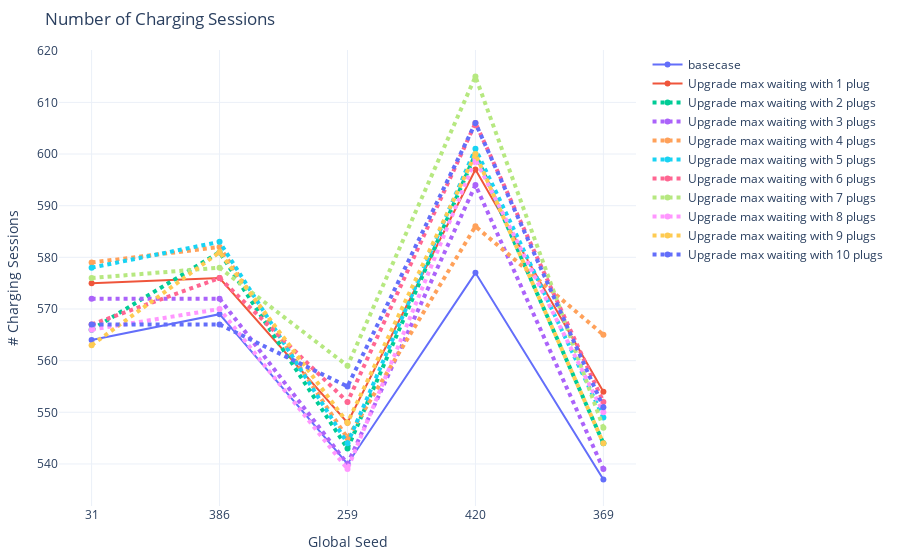

Notebook code for this chart:
### Markdown cell above
#### 5.3 Charging and Waiting Sessions

### Code cell
# charging_sessions count
fig = go.Figure()
fig.add_trace(go.Scatter(x=seeds, y=count_stats[(671 <= count_stats['analysis_id']) & (count_stats['analysis_id']<= 675)].sort_values('analysis_id')['cs_count'],
                    mode='lines+markers',
                    name='basecase'))
fig.add_trace(go.Scatter(x=seeds, y=count_stats[(676 <= count_stats['analysis_id']) & (count_stats['analysis_id']<= 680)].sort_values('analysis_id')['cs_count'],
                    mode='lines+markers',
                    name='Upgrade max waiting with 1 plug'))
fig.add_trace(go.Scatter(x=seeds, y=count_stats[(681 <= count_stats['analysis_id']) & (count_stats['analysis_id']<= 685)].sort_values('analysis_id')['cs_count'],
                    mode='lines+markers',
                    name='Upgrade max waiting with 2 plugs', line=dict(width=4, dash='dot')))
fig.add_trace(go.Scatter(x=seeds, y=count_stats[(686 <= count_stats['analysis_id']) & (count_stats['analysis_id']<= 690)].sort_values('analysis_id')['cs_count'],
                    mode='lines+markers',
                    name='Upgrade max waiting with 3 plugs', line=dict(width=4, dash='dot')))
fig.add_trace(go.Scatter(x=seeds, y=count_stats[(691 <= count_stats['analysis_id']) & (count_stats['analysis_id']<= 695)].sort_values('analysis_id')['cs_count'],
                    mode='lines+markers',
                    name='Upgrade max waiting with 4 plugs', line=dict(width=4, dash='dot')))
fig.add_trace(go.Scatter(x=seeds, y=count_stats[(696 <= count_stats['analysis_id']) & (count_stats['analysis_id']<= 700)].sort_values('analysis_id')['cs_count'],
                    mode='lines+markers',
                    name='Upgrade max waiting with 5 plugs', line=dict(width=4, dash='dot')))
fig.add_trace(go.Scatter(x=seeds, y=count_stats[(701 <= count_stats['analysis_id']) & (count_stats['analysis_id']<= 705)].sort_values('analysis_id')['cs_count'],
                    mode='lines+markers',
                    name='Upgrade max waiting with 6 plugs', line=dict(width=4, dash='dot')))
fig.add_trace(go.Scatter(x=seeds, y=count_stats[(706 <= count_stats['analysis_id']) & (count_stats['analysis_id']<= 710)].sort_values('analysis_id')['cs_count'],
                    mode='lines+markers',
                    name='Upgrade max waiting with 7 plugs', line=dict(width=4, dash='dot')))
fig.add_trace(go.Scatter(x=seeds, y=count_stats[(711 <= count_stats['analysis_id']) & (count_stats['analysis_id']<= 715)].sort_values('analysis_id')['cs_count'],
                    mode='lines+markers',
                    name='Upgrade max waiting with 8 plugs', line=dict(width=4, dash='dot')))
fig.add_trace(go.Scatter(x=seeds, y=count_stats[(716 <= count_stats['analysis_id']) & (count_stats['analysis_id']<= 720)].sort_values('analysis_id')['cs_count'],
                    mode='lines+markers',
                    name='Upgrade max waiting with 9 plugs', line=dict(width=4, dash='dot')))
fig.add_trace(go.Scatter(x=seeds, y=count_stats[(721 <= count_stats['analysis_id']) & (count_stats['analysis_id']<= 725)].sort_values('analysis_id')['cs_count'],
                    mode='lines+markers',
                    name='Upgrade max waiting with 10 plugs', line=dict(width=4, dash='dot')))
fig.update_xaxes(type='category')
fig.update_layout(margin=dict(l=20, r=20, t=50, b=20), uniformtext_minsize=8, uniformtext_mode='hide', template='plotly_white', title_text = 'Number of Charging Sessions',
        showlegend = True, yaxis_title="# Charging Sessions", 
                  xaxis_title="Global Seed", )
fig.show()

### Figure 1 — Plotly figure (JSON) as saved in the notebook; plotly's stock layout.template omitted (floating-point values rounded to 4 significant figures)
{"data": [{"mode": "lines+markers", "name": "basecase", "type": "scatter", "x": ["31", "386", "259", "420", "369"], "y": [564, 569, 540, 577, 537]}, {"mode": "lines+markers", "name": "Upgrade max waiting with 1 plug", "type": "scatter", "x": ["31", "386", "259", "420", "369"], "y": [575, 576, 548, 597, 554]}, {"line": {"dash": "dot", "width": 4}, "mode": "lines+markers", "name": "Upgrade max waiting with 2 plugs", "type": "scatter", "x": ["31", "386", "259", "420", "369"], "y": [566, 581, 543, 600, 544]}, {"line": {"dash": "dot", "width": 4}, "mode": "lines+markers", "name": "Upgrade max waiting with 3 plugs", "type": "scatter", "x": ["31", "386", "259", "420", "369"], "y": [572, 572, 540, 594, 539]}, {"line": {"dash": "dot", "width": 4}, "mode": "lines+markers", "name": "Upgrade max waiting with 4 plugs", "type": "scatter", "x": ["31", "386", "259", "420", "369"], "y": [579, 582, 545, 586, 565]}, {"line": {"dash": "dot", "width": 4}, "mode": "lines+markers", "name": "Upgrade max waiting with 5 plugs", "type": "scatter", "x": ["31", "386", "259", "420", "369"], "y": [578, 583, 544, 601, 549]}, {"line": {"dash": "dot", "width": 4}, "mode": "lines+markers", "name": "Upgrade max waiting with 6 plugs", "type": "scatter", "x": ["31", "386", "259", "420", "369"], "y": [567, 576, 552, 606, 552]}, {"line": {"dash": "dot", "width": 4}, "mode": "lines+markers", "name": "Upgrade max waiting with 7 plugs", "type": "scatter", "x": ["31", "386", "259", "420", "369"], "y": [576, 578, 559, 615, 547]}, {"line": {"dash": "dot", "width": 4}, "mode": "lines+markers", "name": "Upgrade max waiting with 8 plugs", "type": "scatter", "x": ["31", "386", "259", "420", "369"], "y": [566, 570, 539, 599, 550]}, {"line": {"dash": "dot", "width": 4}, "mode": "lines+markers", "name": "Upgrade max waiting with 9 plugs", "type": "scatter", "x": ["31", "386", "259", "420", "369"], "y": [563, 581, 548, 600, 544]}, {"line": {"dash": "dot", "width": 4}, "mode": "lines+markers", "name": "Upgrade max waiting with 10 plugs", "type": "scatter", "x": ["31", "386", "259", "420", "369"], "y": [567, 567, 555, 606, 551]}], "layout": {"autosize": true, "margin": {"b": 20, "l": 20, "r": 20, "t": 50}, "showlegend": true, "title": {"text": "Number of Charging Sessions"}, "uniformtext": {"minsize": 8, "mode": "hide"}, "xaxis": {"autorange": true, "range": [-0.2466, 4.247], "title": {"text": "Global Seed"}, "type": "category"}, "yaxis": {"autorange": true, "range": [531.6, 620.4], "title": {"text": "# Charging Sessions"}, "type": "linear"}}}
